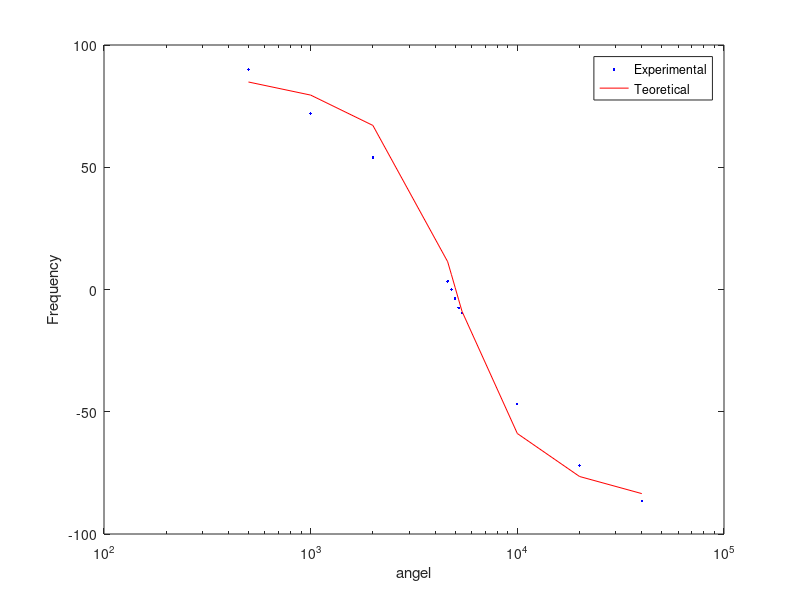

Recreate this plot in MATLAB.
f = [500 1000 2000 4600 4800 5000 5200 5400 10000 20000 40000];

dtms = [500 200 75 2 0 -2 -4 -5 -13 -10 -6];

dt = dtms.*10^-6;

T = 1./f;

fi = dt./T.*360

C = 10^-6;
L = 10^-3;
R = 18;
w = 2*pi*f;
RL = 10.3;

X_L = 2 * pi * f * L;
X_C = 1./ (2 * pi * f * C);

dtTeori = (1./(2*pi*f)) .*atan((X_L - X_C) / (R + RL));
fiTeori = -dtTeori./T.*360;


semilogx(f, fi, '.b');
hold on
semilogx(f, fiTeori, '-r');
hold off;
xlabel('angel');
ylabel('Frequency');
legend('Experimental','Teoretical');
